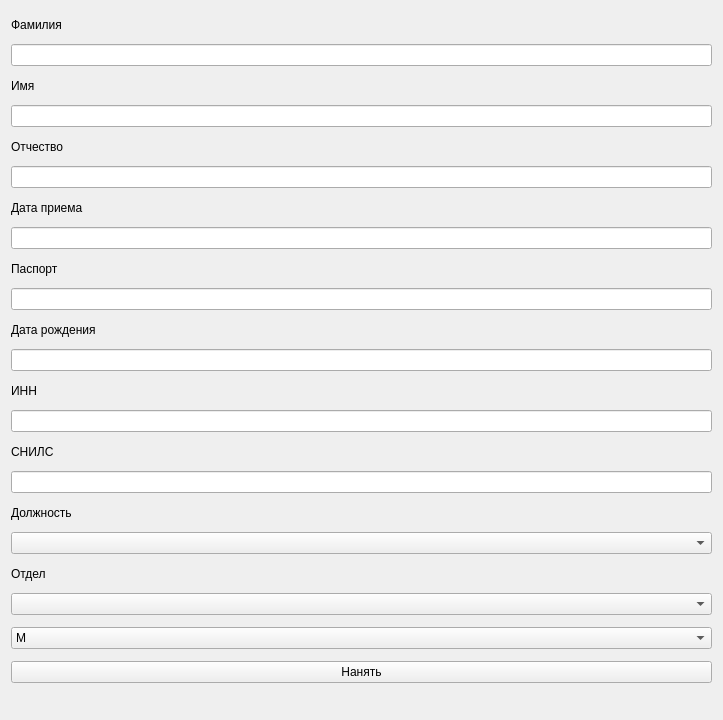
<?xml version="1.0" encoding="UTF-8"?>
<ui version="4.0">
 <class>AddWorker</class>
 <widget class="QWidget" name="AddWorker">
  <property name="geometry">
   <rect>
    <x>0</x>
    <y>0</y>
    <width>723</width>
    <height>720</height>
   </rect>
  </property>
  <property name="windowTitle">
   <string>AddWorker</string>
  </property>
  <layout class="QVBoxLayout" name="verticalLayout">
   <item>
    <widget class="QLabel" name="label">
     <property name="maximumSize">
      <size>
       <width>16777215</width>
       <height>15</height>
      </size>
     </property>
     <property name="text">
      <string>Фамилия</string>
     </property>
    </widget>
   </item>
   <item>
    <widget class="QLineEdit" name="line_last"/>
   </item>
   <item>
    <widget class="QLabel" name="label_2">
     <property name="maximumSize">
      <size>
       <width>16777215</width>
       <height>15</height>
      </size>
     </property>
     <property name="text">
      <string>Имя</string>
     </property>
    </widget>
   </item>
   <item>
    <widget class="QLineEdit" name="line_first"/>
   </item>
   <item>
    <widget class="QLabel" name="label_3">
     <property name="maximumSize">
      <size>
       <width>16777215</width>
       <height>15</height>
      </size>
     </property>
     <property name="text">
      <string>Отчество</string>
     </property>
    </widget>
   </item>
   <item>
    <widget class="QLineEdit" name="line_middle"/>
   </item>
   <item>
    <widget class="QLabel" name="label_5">
     <property name="maximumSize">
      <size>
       <width>16777215</width>
       <height>15</height>
      </size>
     </property>
     <property name="text">
      <string>Дата приема</string>
     </property>
    </widget>
   </item>
   <item>
    <widget class="QLineEdit" name="line_date"/>
   </item>
   <item>
    <widget class="QLabel" name="label_4">
     <property name="maximumSize">
      <size>
       <width>16777215</width>
       <height>15</height>
      </size>
     </property>
     <property name="text">
      <string>Паспорт</string>
     </property>
    </widget>
   </item>
   <item>
    <widget class="QLineEdit" name="line_passport"/>
   </item>
   <item>
    <widget class="QLabel" name="label_6">
     <property name="maximumSize">
      <size>
       <width>16777215</width>
       <height>15</height>
      </size>
     </property>
     <property name="text">
      <string>Дата рождения</string>
     </property>
    </widget>
   </item>
   <item>
    <widget class="QLineEdit" name="line_birth"/>
   </item>
   <item>
    <widget class="QLabel" name="label_7">
     <property name="maximumSize">
      <size>
       <width>16777215</width>
       <height>15</height>
      </size>
     </property>
     <property name="text">
      <string>ИНН</string>
     </property>
    </widget>
   </item>
   <item>
    <widget class="QLineEdit" name="line_inn"/>
   </item>
   <item>
    <widget class="QLabel" name="label_8">
     <property name="maximumSize">
      <size>
       <width>16777215</width>
       <height>15</height>
      </size>
     </property>
     <property name="text">
      <string>СНИЛС</string>
     </property>
    </widget>
   </item>
   <item>
    <widget class="QLineEdit" name="line_snils"/>
   </item>
   <item>
    <widget class="QLabel" name="label_9">
     <property name="maximumSize">
      <size>
       <width>16777215</width>
       <height>15</height>
      </size>
     </property>
     <property name="text">
      <string>Должность</string>
     </property>
    </widget>
   </item>
   <item>
    <widget class="QComboBox" name="combo_position"/>
   </item>
   <item>
    <widget class="QLabel" name="label_10">
     <property name="maximumSize">
      <size>
       <width>16777215</width>
       <height>15</height>
      </size>
     </property>
     <property name="text">
      <string>Отдел</string>
     </property>
    </widget>
   </item>
   <item>
    <widget class="QComboBox" name="combo_department"/>
   </item>
   <item>
    <widget class="QComboBox" name="combo_gender">
     <item>
      <property name="text">
       <string>M</string>
      </property>
     </item>
     <item>
      <property name="text">
       <string>F</string>
      </property>
     </item>
    </widget>
   </item>
   <item>
    <widget class="QPushButton" name="btn_save">
     <property name="text">
      <string>Нанять</string>
     </property>
    </widget>
   </item>
  </layout>
 </widget>
 <resources/>
 <connections/>
</ui>
